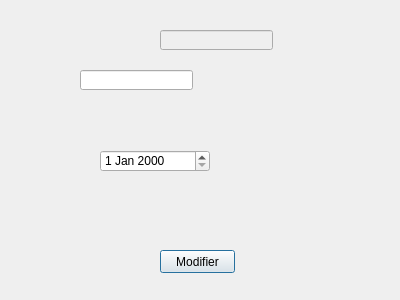
<?xml version="1.0" encoding="UTF-8"?>
<ui version="4.0">
 <class>modifier_abt</class>
 <widget class="QDialog" name="modifier_abt">
  <property name="geometry">
   <rect>
    <x>0</x>
    <y>0</y>
    <width>400</width>
    <height>300</height>
   </rect>
  </property>
  <property name="windowTitle">
   <string>Dialog</string>
  </property>
  <widget class="QPushButton" name="MOD">
   <property name="geometry">
    <rect>
     <x>160</x>
     <y>250</y>
     <width>75</width>
     <height>23</height>
    </rect>
   </property>
   <property name="text">
    <string>Modifier</string>
   </property>
  </widget>
  <widget class="QLineEdit" name="ID_ABTMOD">
   <property name="enabled">
    <bool>false</bool>
   </property>
   <property name="geometry">
    <rect>
     <x>160</x>
     <y>30</y>
     <width>113</width>
     <height>20</height>
    </rect>
   </property>
  </widget>
  <widget class="QLineEdit" name="TYPE_MOD">
   <property name="geometry">
    <rect>
     <x>80</x>
     <y>70</y>
     <width>113</width>
     <height>20</height>
    </rect>
   </property>
  </widget>
  <widget class="QDateEdit" name="DATE_INS_MOD">
   <property name="geometry">
    <rect>
     <x>100</x>
     <y>150</y>
     <width>110</width>
     <height>22</height>
    </rect>
   </property>
  </widget>
 </widget>
 <resources/>
 <connections/>
</ui>
